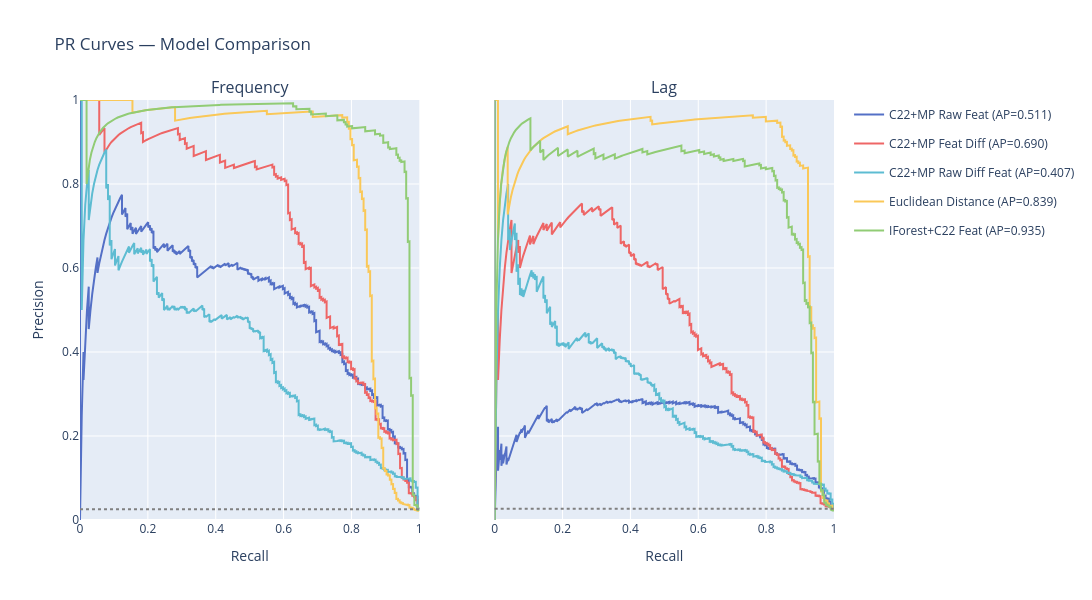

Notebook code for this chart:
### Markdown cell above
# Compare Models: PR curves

### Code cell
fig = ev.plot_pr_curves_compared(
    # {"Catch22MP": c22_day_scores},
    {**c22_day_scores, "Euclidean Distance": eucl_day_scores, **iforest_day_scores},
    hvac_ds,
    label_types=["frequency", "lag"]
)
fig.update_layout(width=1200)
fig.show()

### Figure 1 — Plotly figure (JSON) as saved in the notebook; plotly's stock layout.template omitted (floating-point values rounded to 4 significant figures; data arrays with more than 128 entries replaced by an {"elided": "..."} marker saying what was removed)
{"data": [{"customdata": {"elided": "7582 float values"}, "hovertemplate": "<b>C22+MP Raw Feat</b><br>Recall: %{x:.3f}<br>Precision: %{y:.3f}<br>Threshold: %{customdata:.4f}<extra></extra>", "legendgroup": "C22+MP Raw Feat", "line": {"color": "#5470C6"}, "mode": "lines", "name": "C22+MP Raw Feat (AP=0.511)", "showlegend": true, "type": "scatter", "x": {"elided": "7582 float values"}, "xaxis": "x", "y": {"elided": "7582 float values"}, "yaxis": "y"}, {"customdata": {"elided": "7590 float values"}, "hovertemplate": "<b>C22+MP Raw Feat</b><br>Recall: %{x:.3f}<br>Precision: %{y:.3f}<br>Threshold: %{customdata:.4f}<extra></extra>", "legendgroup": "C22+MP Raw Feat", "line": {"color": "#5470C6"}, "mode": "lines", "name": "C22+MP Raw Feat (AP=0.225)", "showlegend": false, "type": "scatter", "x": {"elided": "7590 float values"}, "xaxis": "x2", "y": {"elided": "7590 float values"}, "yaxis": "y2"}, {"customdata": {"elided": "7582 float values"}, "hovertemplate": "<b>C22+MP Feat Diff</b><br>Recall: %{x:.3f}<br>Precision: %{y:.3f}<br>Threshold: %{customdata:.4f}<extra></extra>", "legendgroup": "C22+MP Feat Diff", "line": {"color": "#EE6666"}, "mode": "lines", "name": "C22+MP Feat Diff (AP=0.690)", "showlegend": true, "type": "scatter", "x": {"elided": "7582 float values"}, "xaxis": "x", "y": {"elided": "7582 float values"}, "yaxis": "y"}, {"customdata": {"elided": "7590 float values"}, "hovertemplate": "<b>C22+MP Feat Diff</b><br>Recall: %{x:.3f}<br>Precision: %{y:.3f}<br>Threshold: %{customdata:.4f}<extra></extra>", "legendgroup": "C22+MP Feat Diff", "line": {"color": "#EE6666"}, "mode": "lines", "name": "C22+MP Feat Diff (AP=0.465)", "showlegend": false, "type": "scatter", "x": {"elided": "7590 float values"}, "xaxis": "x2", "y": {"elided": "7590 float values"}, "yaxis": "y2"}, {"customdata": {"elided": "7582 float values"}, "hovertemplate": "<b>C22+MP Raw Diff Feat</b><br>Recall: %{x:.3f}<br>Precision: %{y:.3f}<br>Threshold: %{customdata:.4f}<extra></extra>", "legendgroup": "C22+MP Raw Diff Feat", "line": {"color": "#5DBCD2"}, "mode": "lines", "name": "C22+MP Raw Diff Feat (AP=0.407)", "showlegend": true, "type": "scatter", "x": {"elided": "7582 float values"}, "xaxis": "x", "y": {"elided": "7582 float values"}, "yaxis": "y"}, {"customdata": {"elided": "7590 float values"}, "hovertemplate": "<b>C22+MP Raw Diff Feat</b><br>Recall: %{x:.3f}<br>Precision: %{y:.3f}<br>Threshold: %{customdata:.4f}<extra></extra>", "legendgroup": "C22+MP Raw Diff Feat", "line": {"color": "#5DBCD2"}, "mode": "lines", "name": "C22+MP Raw Diff Feat (AP=0.308)", "showlegend": false, "type": "scatter", "x": {"elided": "7590 float values"}, "xaxis": "x2", "y": {"elided": "7590 float values"}, "yaxis": "y2"}, {"customdata": {"elided": "9567 float values"}, "hovertemplate": "<b>Euclidean Distance</b><br>Recall: %{x:.3f}<br>Precision: %{y:.3f}<br>Threshold: %{customdata:.4f}<extra></extra>", "legendgroup": "Euclidean Distance", "line": {"color": "#FAC858"}, "mode": "lines", "name": "Euclidean Distance (AP=0.839)", "showlegend": true, "type": "scatter", "x": {"elided": "9567 float values"}, "xaxis": "x", "y": {"elided": "9567 float values"}, "yaxis": "y"}, {"customdata": {"elided": "9569 float values"}, "hovertemplate": "<b>Euclidean Distance</b><br>Recall: %{x:.3f}<br>Precision: %{y:.3f}<br>Threshold: %{customdata:.4f}<extra></extra>", "legendgroup": "Euclidean Distance", "line": {"color": "#FAC858"}, "mode": "lines", "name": "Euclidean Distance (AP=0.874)", "showlegend": false, "type": "scatter", "x": {"elided": "9569 float values"}, "xaxis": "x2", "y": {"elided": "9569 float values"}, "yaxis": "y2"}, {"customdata": {"elided": "9495 float values"}, "hovertemplate": "<b>IForest+C22 Feat</b><br>Recall: %{x:.3f}<br>Precision: %{y:.3f}<br>Threshold: %{customdata:.4f}<extra></extra>", "legendgroup": "IForest+C22 Feat", "line": {"color": "#91CC75"}, "mode": "lines", "name": "IForest+C22 Feat (AP=0.935)", "showlegend": true, "type": "scatter", "x": {"elided": "9495 float values"}, "xaxis": "x", "y": {"elided": "9495 float values"}, "yaxis": "y"}, {"customdata": {"elided": "9502 float values"}, "hovertemplate": "<b>IForest+C22 Feat</b><br>Recall: %{x:.3f}<br>Precision: %{y:.3f}<br>Threshold: %{customdata:.4f}<extra></extra>", "legendgroup": "IForest+C22 Feat", "line": {"color": "#91CC75"}, "mode": "lines", "name": "IForest+C22 Feat (AP=0.799)", "showlegend": false, "type": "scatter", "x": {"elided": "9502 float values"}, "xaxis": "x2", "y": {"elided": "9502 float values"}, "yaxis": "y2"}], "layout": {"annotations": [{"font": {"size": 16}, "showarrow": false, "text": "Frequency", "x": 0.225, "xanchor": "center", "xref": "paper", "y": 1, "yanchor": "bottom", "yref": "paper"}, {"font": {"size": 16}, "showarrow": false, "text": "Lag", "x": 0.775, "xanchor": "center", "xref": "paper", "y": 1, "yanchor": "bottom", "yref": "paper"}], "height": 600, "shapes": [{"line": {"color": "gray", "dash": "dot"}, "type": "line", "x0": 0, "x1": 1, "xref": "x domain", "y0": 0.02559, "y1": 0.02559, "yref": "y"}, {"line": {"color": "gray", "dash": "dot"}, "type": "line", "x0": 0, "x1": 1, "xref": "x2 domain", "y0": 0.02662, "y1": 0.02662, "yref": "y2"}], "title": {"text": "PR Curves — Model Comparison"}, "width": 1200, "xaxis": {"anchor": "y", "domain": [0, 0.45], "range": [0, 1], "title": {"text": "Recall"}}, "xaxis2": {"anchor": "y2", "domain": [0.55, 1], "range": [0, 1], "title": {"text": "Recall"}}, "yaxis": {"anchor": "x", "domain": [0, 1], "range": [0, 1], "title": {"text": "Precision"}}, "yaxis2": {"anchor": "x2", "domain": [0, 1], "matches": "y", "showticklabels": false}}}
